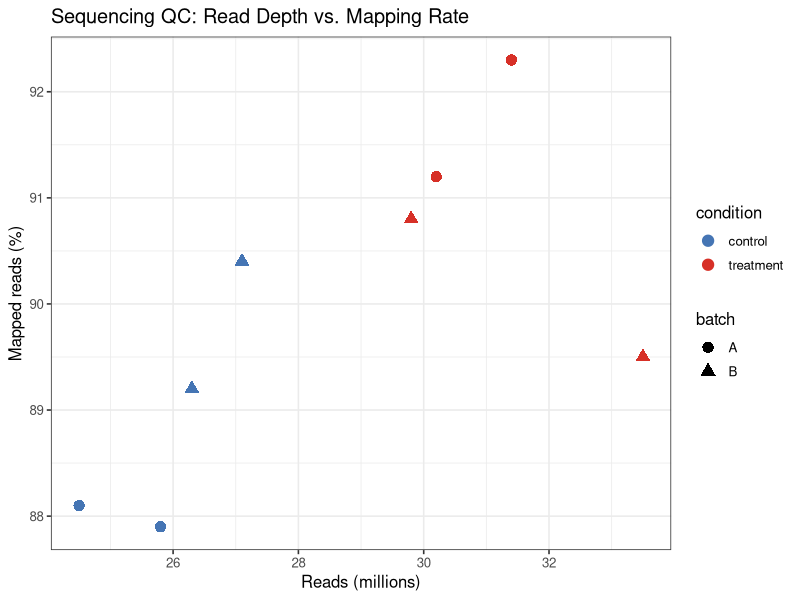
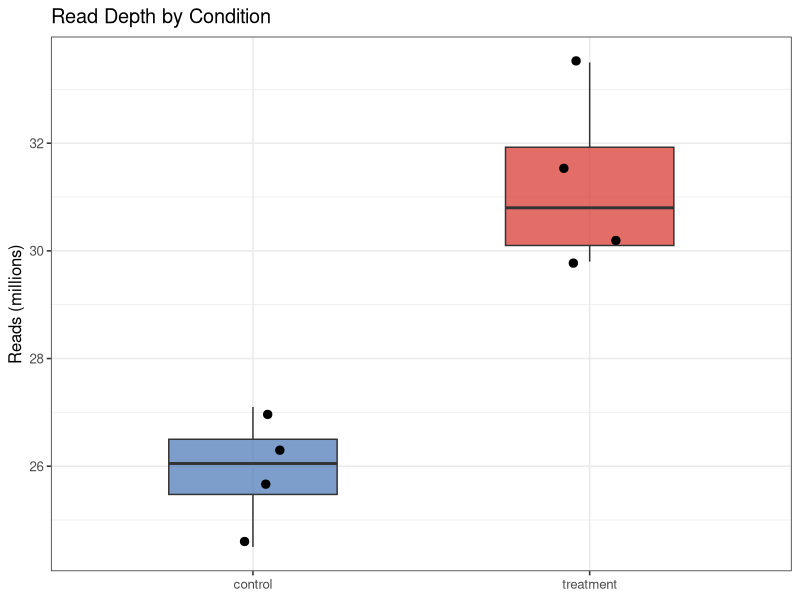
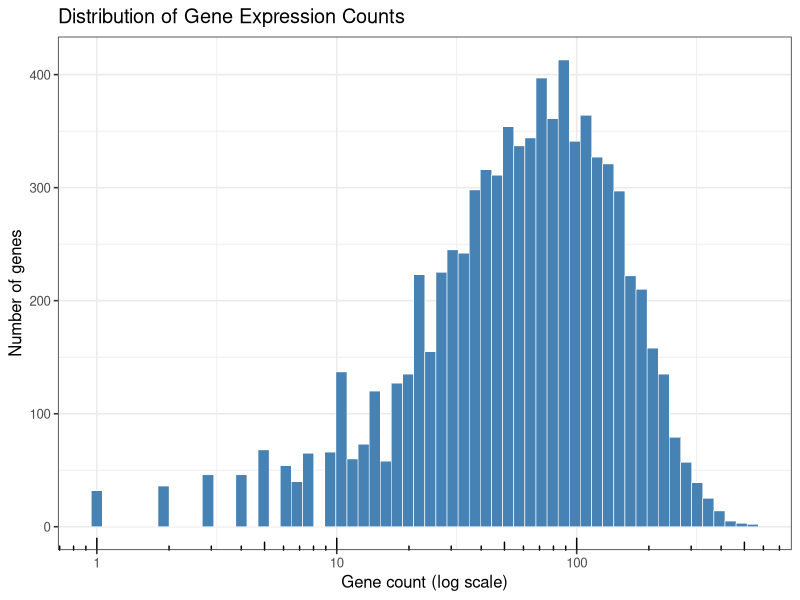
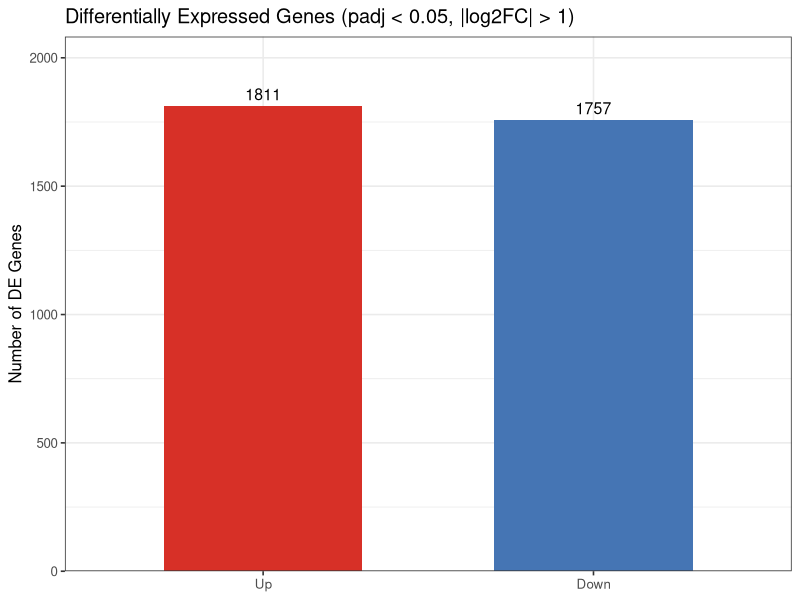
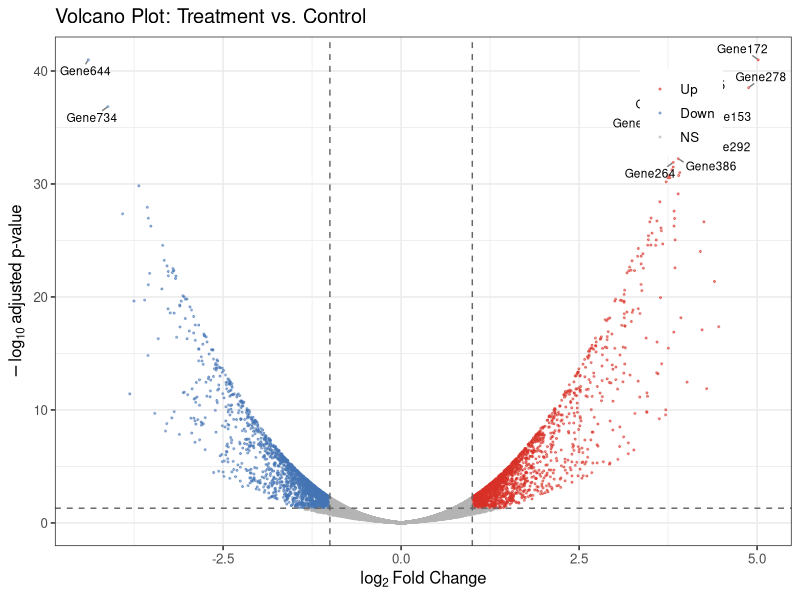
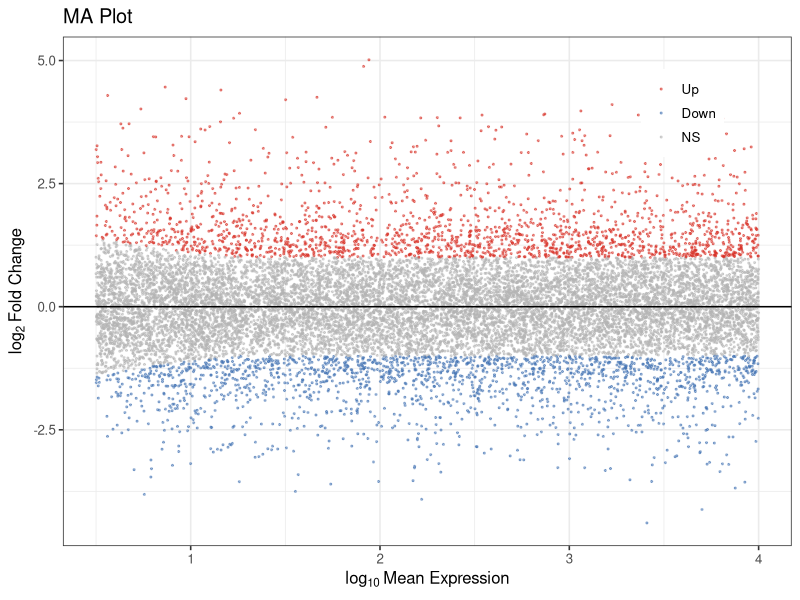
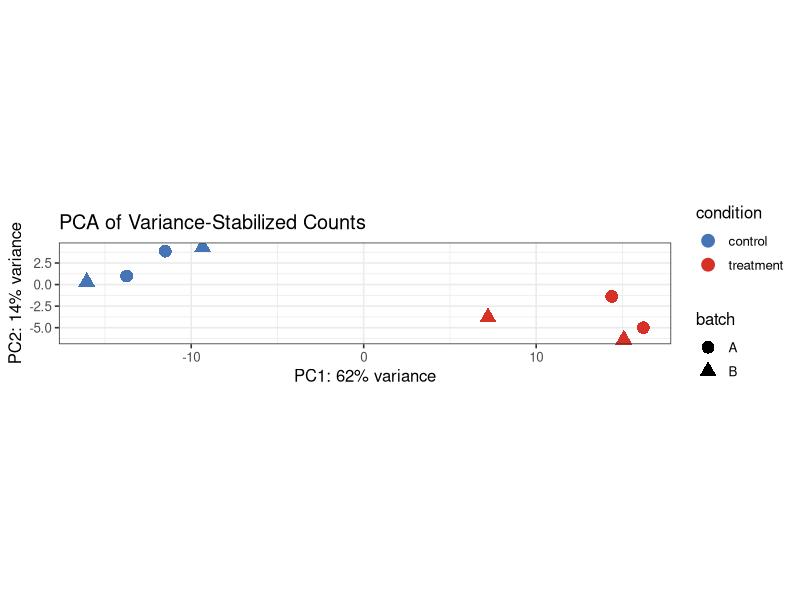
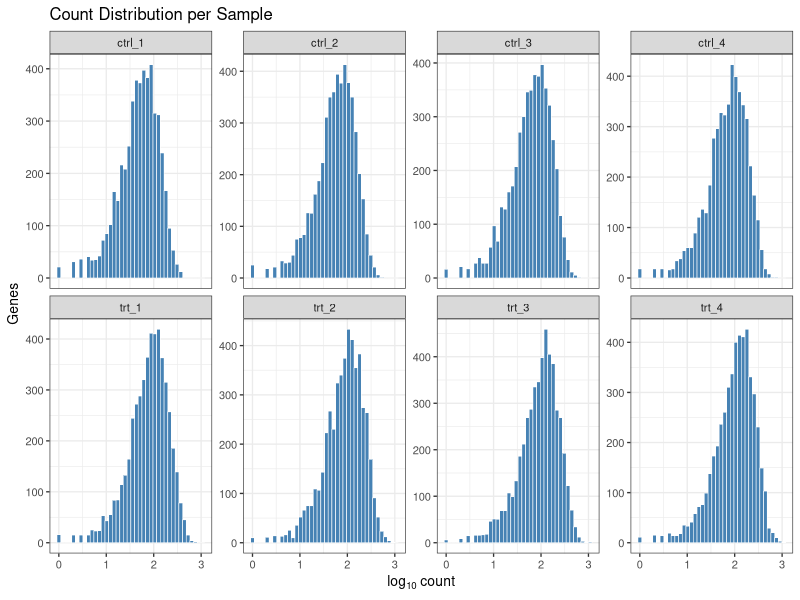

Here is the R script that generated these plots, in order:
#!/usr/bin/env Rscript
# Generate example figures for the ggplot2 chapter
# Uses simulated bioinformatics data

library(tidyverse)
library(ggrepel)
library(patchwork)
library(scales)

set.seed(42)
outdir <- "images"

# ── 1. Sample metadata ────────────────────────────────────────
samples <- tibble(
  sample_id = c("ctrl_1", "ctrl_2", "ctrl_3", "ctrl_4",
                "trt_1", "trt_2", "trt_3", "trt_4"),
  condition = factor(rep(c("control", "treatment"), each = 4),
                     levels = c("control", "treatment")),
  batch = rep(c("A", "B"), 4),
  reads_m = c(24.5, 27.1, 25.8, 26.3, 30.2, 33.5, 31.4, 29.8),
  mapped_percent = c(88.1, 90.4, 87.9, 89.2, 91.2, 89.5, 92.3, 90.8)
)

# ── 2. Simulated DE results ──────────────────────────────────
n_genes <- 15000
de <- tibble(
  gene_id = paste0("ENSG", sprintf("%05d", 1:n_genes)),
  symbol = c(
    # Known genes for top hits
    "TP53", "BRCA1", "MYC", "EGFR", "KRAS", "PIK3CA", "PTEN", "RB1",
    "APC", "VHL", "CDH1", "SMAD4", "NOTCH1", "FOXP3", "IL6",
    "TNF", "STAT3", "JAK2", "BCL2", "BRAF",
    paste0("Gene", 21:n_genes)
  ),
  baseMean = 10^runif(n_genes, 0.5, 4),
  log2FoldChange = rnorm(n_genes, 0, 0.8)
)

# Inject strong DE signal for some genes
up_idx <- 1:400
down_idx <- 401:750
de$log2FoldChange[up_idx] <- rnorm(length(up_idx), 2.5, 0.8)
de$log2FoldChange[down_idx] <- rnorm(length(down_idx), -2.2, 0.7)

# Generate p-values correlated with fold change
de <- de |>
  mutate(
    z_score = log2FoldChange / (0.3 + 0.5 / sqrt(baseMean)),
    pvalue = 2 * pnorm(-abs(z_score)),
    padj = p.adjust(pvalue, method = "BH"),
    direction = case_when(
      padj < 0.05 & log2FoldChange > 1  ~ "Up",
      padj < 0.05 & log2FoldChange < -1 ~ "Down",
      TRUE ~ "NS"
    ),
    direction = factor(direction, levels = c("Up", "Down", "NS"))
  )

# ── 3. Simulated count data ─────────────────────────────────
gene_counts <- tibble(
  gene_id = paste0("gene", 1:8000),
  count = rnbinom(8000, mu = 80, size = 1.5)
)

# ── Fig 07c-scatter: Scatter plot ────────────────────────────
p_scatter <- ggplot(samples, aes(x = reads_m, y = mapped_percent,
                                  color = condition, shape = batch)) +
  geom_point(size = 3.5) +
  scale_color_manual(values = c("control" = "#4575B4", "treatment" = "#D73027")) +
  theme_bw(base_size = 12) +
  labs(x = "Reads (millions)", y = "Mapped reads (%)",
       title = "Sequencing QC: Read Depth vs. Mapping Rate")

ggsave(file.path(outdir, "07c-ggplot2-scatter.png"), p_scatter,
       width = 6, height = 4, dpi = 200, bg = "white")

# ── Fig 07c-boxplot: Boxplot with jitter ─────────────────────
p_box <- ggplot(samples, aes(x = condition, y = reads_m, fill = condition)) +
  geom_boxplot(width = 0.5, outlier.shape = NA, alpha = 0.7) +
  geom_jitter(width = 0.1, size = 2.5) +
  scale_fill_manual(values = c("control" = "#4575B4", "treatment" = "#D73027")) +
  theme_bw(base_size = 12) +
  labs(x = NULL, y = "Reads (millions)",
       title = "Read Depth by Condition") +
  theme(legend.position = "none")

ggsave(file.path(outdir, "07c-ggplot2-boxplot.png"), p_box,
       width = 4.5, height = 4, dpi = 200, bg = "white")

# ── Fig 07c-histogram: Gene count distribution ───────────────
p_hist <- ggplot(gene_counts, aes(x = count)) +
  geom_histogram(bins = 60, fill = "steelblue", color = "white", linewidth = 0.2) +
  scale_x_log10(labels = comma) +
  annotation_logticks(sides = "b") +
  theme_bw(base_size = 12) +
  labs(x = "Gene count (log scale)", y = "Number of genes",
       title = "Distribution of Gene Expression Counts")

ggsave(file.path(outdir, "07c-ggplot2-histogram.png"), p_hist,
       width = 6, height = 4, dpi = 200, bg = "white")

# ── Fig 07c-bar: DE gene counts ──────────────────────────────
de_summary <- de |>
  filter(direction != "NS") |>
  count(direction)

p_bar <- ggplot(de_summary, aes(x = direction, y = n, fill = direction)) +
  geom_col(width = 0.6) +
  geom_text(aes(label = n), vjust = -0.5, size = 4) +
  scale_fill_manual(values = c("Up" = "#D73027", "Down" = "#4575B4")) +
  scale_y_continuous(expand = expansion(mult = c(0, 0.15))) +
  theme_bw(base_size = 12) +
  labs(x = NULL, y = "Number of DE Genes",
       title = "Differentially Expressed Genes (padj < 0.05, |log2FC| > 1)") +
  theme(legend.position = "none")

ggsave(file.path(outdir, "07c-ggplot2-bar.png"), p_bar,
       width = 4.5, height = 4, dpi = 200, bg = "white")

# ── Fig 07c-volcano: Volcano plot ────────────────────────────
top_labels <- de |>
  filter(direction != "NS") |>
  slice_min(padj, n = 12)

p_volcano <- ggplot(de, aes(x = log2FoldChange, y = -log10(padj))) +
  geom_point(aes(color = direction), size = 0.4, alpha = 0.5) +
  scale_color_manual(
    values = c("Up" = "#D73027", "Down" = "#4575B4", "NS" = "grey70"),
    name = NULL
  ) +
  geom_text_repel(
    data = top_labels,
    aes(label = symbol),
    size = 3, max.overlaps = 20, segment.color = "grey50",
    min.segment.length = 0
  ) +
  geom_hline(yintercept = -log10(0.05), linetype = "dashed", color = "grey40") +
  geom_vline(xintercept = c(-1, 1), linetype = "dashed", color = "grey40") +
  theme_bw(base_size = 12) +
  labs(
    x = expression(log[2]~"Fold Change"),
    y = expression(-log[10]~"adjusted p-value"),
    title = "Volcano Plot: Treatment vs. Control"
  ) +
  theme(legend.position = c(0.85, 0.85))

ggsave(file.path(outdir, "07c-ggplot2-volcano.png"), p_volcano,
       width = 7, height = 5, dpi = 200, bg = "white")

# ── Fig 07c-ma: MA plot ──────────────────────────────────────
p_ma <- ggplot(de, aes(x = log10(baseMean), y = log2FoldChange)) +
  geom_point(aes(color = direction), size = 0.4, alpha = 0.5) +
  scale_color_manual(
    values = c("Up" = "#D73027", "Down" = "#4575B4", "NS" = "grey70"),
    name = NULL
  ) +
  geom_hline(yintercept = 0, color = "black") +
  theme_bw(base_size = 12) +
  labs(
    x = expression(log[10]~"Mean Expression"),
    y = expression(log[2]~"Fold Change"),
    title = "MA Plot"
  ) +
  theme(legend.position = c(0.85, 0.85))

ggsave(file.path(outdir, "07c-ggplot2-ma.png"), p_ma,
       width = 7, height = 5, dpi = 200, bg = "white")

# ── Fig 07c-pca: PCA plot (simulated) ────────────────────────
# Simulate PCA coordinates with condition separation
pca_data <- tibble(
  PC1 = c(rnorm(4, -15, 3), rnorm(4, 15, 3)),
  PC2 = c(rnorm(4, 2, 4), rnorm(4, -2, 4)),
  condition = samples$condition,
  batch = samples$batch,
  sample_id = samples$sample_id
)

p_pca <- ggplot(pca_data, aes(x = PC1, y = PC2, color = condition, shape = batch)) +
  geom_point(size = 4) +
  scale_color_manual(values = c("control" = "#4575B4", "treatment" = "#D73027")) +
  theme_bw(base_size = 12) +
  labs(
    x = "PC1: 62% variance",
    y = "PC2: 14% variance",
    title = "PCA of Variance-Stabilized Counts"
  ) +
  coord_fixed(ratio = 0.5)

ggsave(file.path(outdir, "07c-ggplot2-pca.png"), p_pca,
       width = 6, height = 4.5, dpi = 200, bg = "white")

# ── Fig 07c-facet: Faceted histograms ────────────────────────
counts_per_sample <- tibble(
  sample_id = rep(samples$sample_id, each = 5000),
  count = unlist(lapply(1:8, function(i) {
    rnbinom(5000, mu = 60 + i * 10, size = 1.5)
  }))
)

p_facet <- ggplot(counts_per_sample |> filter(count > 0),
                  aes(x = log10(count))) +
  geom_histogram(bins = 40, fill = "steelblue", color = "white", linewidth = 0.2) +
  facet_wrap(~sample_id, ncol = 4, scales = "free_y") +
  theme_bw(base_size = 10) +
  labs(x = expression(log[10]~"count"), y = "Genes",
       title = "Count Distribution per Sample")

ggsave(file.path(outdir, "07c-ggplot2-facet.png"), p_facet,
       width = 10, height = 5, dpi = 200, bg = "white")

# ── Fig 07c-patchwork: Multi-panel figure ────────────────────
p_a <- p_volcano +
  labs(title = NULL) +
  theme(legend.position = "none", plot.margin = margin(5, 10, 5, 5))

p_b <- p_ma +
  labs(title = NULL) +
  theme(legend.position = "none", plot.margin = margin(5, 5, 5, 10))

p_c <- de |>
  filter(direction != "NS") |>
  count(direction) |>
  ggplot(aes(x = direction, y = n, fill = direction)) +
  geom_col(width = 0.6) +
  geom_text(aes(label = n), vjust = -0.5, size = 3.5) +
  scale_fill_manual(values = c("Up" = "#D73027", "Down" = "#4575B4")) +
  scale_y_continuous(expand = expansion(mult = c(0, 0.15))) +
  theme_bw(base_size = 10) +
  labs(x = NULL, y = "DE genes") +
  theme(legend.position = "none")

p_panel <- (p_a | p_b | p_c) +
  plot_layout(widths = c(3, 3, 1.5)) +
  plot_annotation(tag_levels = "A",
                  title = "Differential Expression: Treatment vs. Control",
                  theme = theme(plot.title = element_text(face = "bold", size = 13)))

ggsave(file.path(outdir, "07c-ggplot2-patchwork.png"), p_panel,
       width = 13, height = 4.5, dpi = 200, bg = "white")

# ── Fig 07c-theme: Theme comparison ─────────────────────────
p_base <- ggplot(samples, aes(x = condition, y = reads_m, fill = condition)) +
  geom_boxplot(width = 0.5) +
  scale_fill_manual(values = c("control" = "#4575B4", "treatment" = "#D73027")) +
  labs(x = NULL, y = "Reads (M)") +
  theme(legend.position = "none")

p_themes <- (p_base + theme_gray() + ggtitle("theme_gray()")) |
  (p_base + theme_bw() + ggtitle("theme_bw()")) |
  (p_base + theme_minimal() + ggtitle("theme_minimal()")) |
  (p_base + theme_classic() + ggtitle("theme_classic()"))

ggsave(file.path(outdir, "07c-ggplot2-themes.png"), p_themes,
       width = 12, height = 3.5, dpi = 200, bg = "white")

cat("All figures generated in", outdir, "\n")
